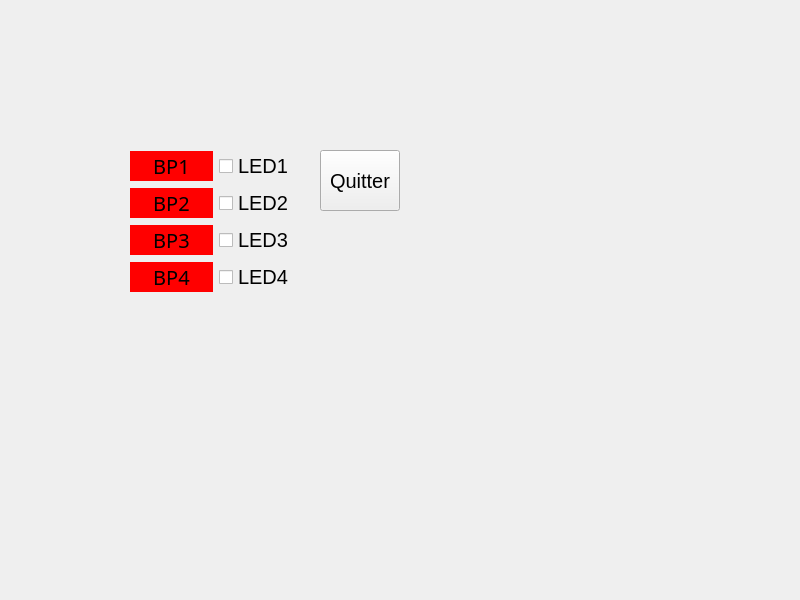
<?xml version="1.0" encoding="UTF-8"?>
<ui version="4.0">
 <class>WidgetUSB202</class>
 <widget class="QWidget" name="WidgetUSB202">
  <property name="geometry">
   <rect>
    <x>0</x>
    <y>0</y>
    <width>800</width>
    <height>600</height>
   </rect>
  </property>
  <property name="font">
   <font>
    <pointsize>15</pointsize>
   </font>
  </property>
  <property name="windowTitle">
   <string>WidgetUSB202</string>
  </property>
  <widget class="QPushButton" name="pushButton_Quitter">
   <property name="geometry">
    <rect>
     <x>320</x>
     <y>150</y>
     <width>80</width>
     <height>61</height>
    </rect>
   </property>
   <property name="styleSheet">
    <string notr="true"/>
   </property>
   <property name="text">
    <string>Quitter</string>
   </property>
  </widget>
  <widget class="QWidget" name="">
   <property name="geometry">
    <rect>
     <x>130</x>
     <y>150</y>
     <width>171</width>
     <height>146</height>
    </rect>
   </property>
   <layout class="QGridLayout" name="gridLayout">
    <item row="4" column="0">
     <widget class="QLabel" name="label_BP4">
      <property name="font">
       <font>
        <family>aakar</family>
        <pointsize>15</pointsize>
       </font>
      </property>
      <property name="styleSheet">
       <string notr="true">background-color:rgb(255,0,0)</string>
      </property>
      <property name="text">
       <string>BP4</string>
      </property>
      <property name="alignment">
       <set>Qt::AlignCenter</set>
      </property>
     </widget>
    </item>
    <item row="3" column="1">
     <widget class="QCheckBox" name="checkBox_LED3">
      <property name="text">
       <string>LED3</string>
      </property>
     </widget>
    </item>
    <item row="1" column="1">
     <widget class="QCheckBox" name="checkBox_LED1">
      <property name="text">
       <string>LED1</string>
      </property>
     </widget>
    </item>
    <item row="3" column="0">
     <widget class="QLabel" name="label_BP3">
      <property name="font">
       <font>
        <family>aakar</family>
        <pointsize>15</pointsize>
       </font>
      </property>
      <property name="styleSheet">
       <string notr="true">background-color:rgb(255,0,0)</string>
      </property>
      <property name="text">
       <string>BP3</string>
      </property>
      <property name="alignment">
       <set>Qt::AlignCenter</set>
      </property>
     </widget>
    </item>
    <item row="2" column="1">
     <widget class="QCheckBox" name="checkBox_LED2">
      <property name="text">
       <string>LED2</string>
      </property>
     </widget>
    </item>
    <item row="2" column="0">
     <widget class="QLabel" name="label_BP2">
      <property name="font">
       <font>
        <family>aakar</family>
        <pointsize>15</pointsize>
       </font>
      </property>
      <property name="styleSheet">
       <string notr="true">background-color:rgb(255,0,0)</string>
      </property>
      <property name="text">
       <string>BP2</string>
      </property>
      <property name="alignment">
       <set>Qt::AlignCenter</set>
      </property>
     </widget>
    </item>
    <item row="4" column="1">
     <widget class="QCheckBox" name="checkBox_LED4">
      <property name="text">
       <string>LED4</string>
      </property>
     </widget>
    </item>
    <item row="1" column="0">
     <widget class="QLabel" name="label_BP1">
      <property name="font">
       <font>
        <family>aakar</family>
        <pointsize>15</pointsize>
       </font>
      </property>
      <property name="styleSheet">
       <string notr="true">background-color:rgb(255,0,0)</string>
      </property>
      <property name="text">
       <string>BP1</string>
      </property>
      <property name="alignment">
       <set>Qt::AlignCenter</set>
      </property>
     </widget>
    </item>
   </layout>
  </widget>
 </widget>
 <resources/>
 <connections>
  <connection>
   <sender>pushButton_Quitter</sender>
   <signal>clicked()</signal>
   <receiver>WidgetUSB202</receiver>
   <slot>close()</slot>
   <hints>
    <hint type="sourcelabel">
     <x>363</x>
     <y>184</y>
    </hint>
    <hint type="destinationlabel">
     <x>490</x>
     <y>132</y>
    </hint>
   </hints>
  </connection>
 </connections>
</ui>
